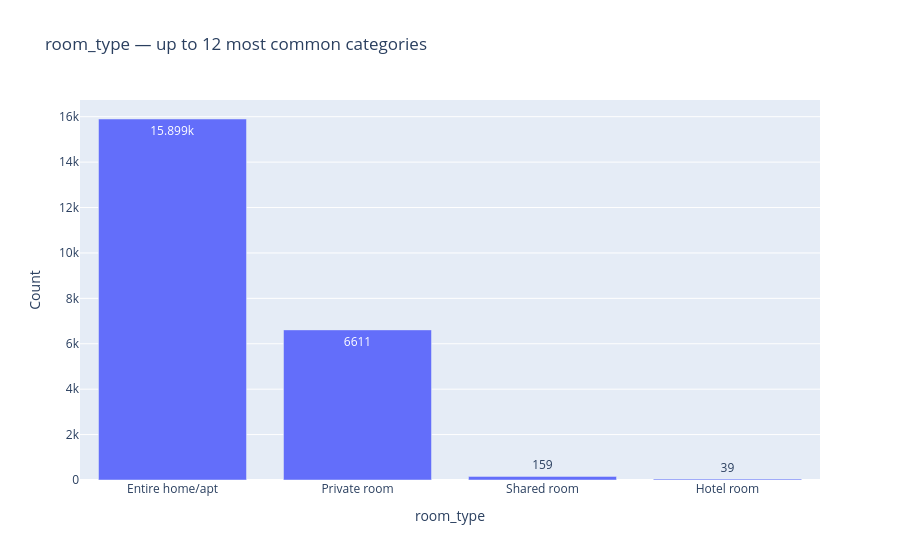
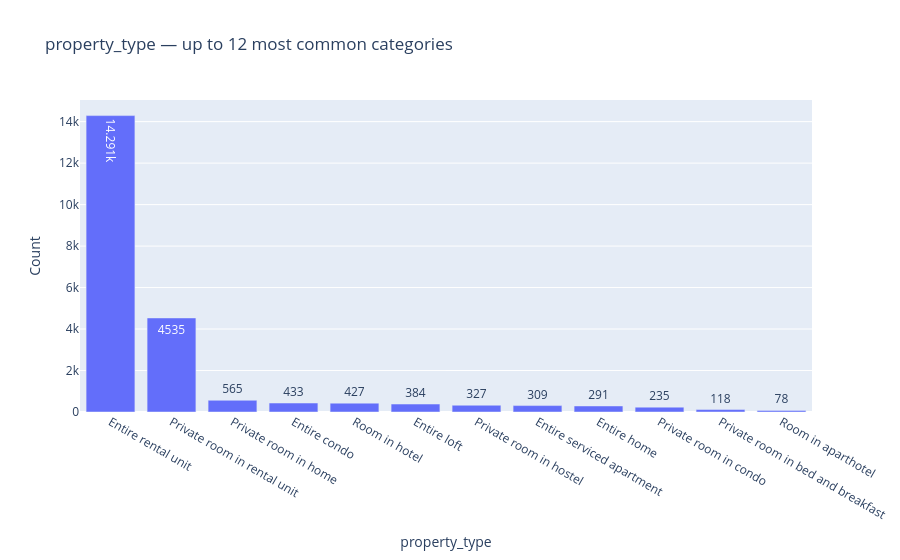
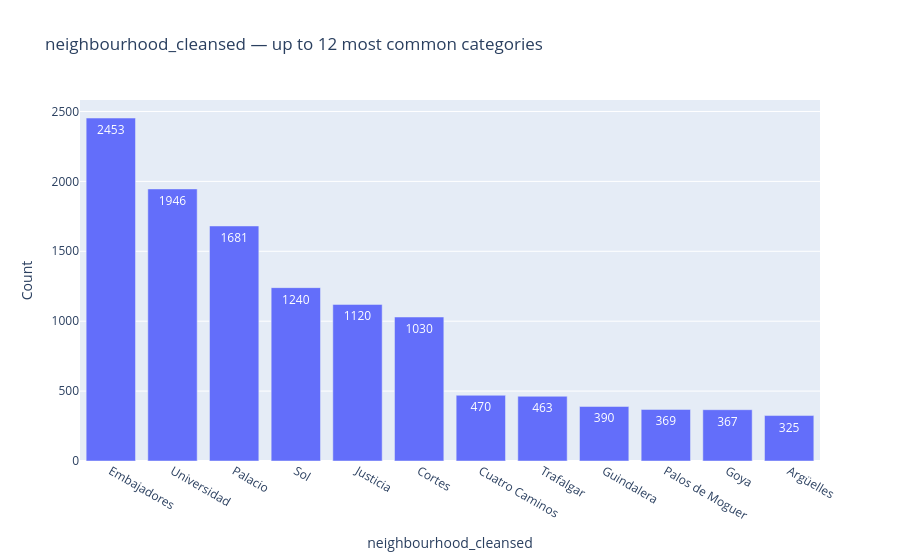

The notebook cell saved with these charts, in order:
### Markdown cell above
**Visualize** the categorical columns

### Code cell
for col in categorical_cols:
    value_counts = df[col].value_counts().head(12).reset_index()
    value_counts.columns = [col, 'Count']
    fig = px.bar(
        value_counts, x=col, y='Count', text_auto=True,
        title=f'{col} — up to 12 most common categories'
    )
    fig.show()

### Figure 1 — Plotly figure (JSON) as saved in the notebook; plotly's stock layout.template omitted (floating-point values rounded to 4 significant figures)
{"data": [{"hovertemplate": "room_type=%{x}<br>Count=%{y}<extra></extra>", "legendgroup": "", "marker": {"color": "#636efa", "pattern": {"shape": ""}}, "name": "", "orientation": "v", "showlegend": false, "textposition": "auto", "texttemplate": "%{y}", "type": "bar", "x": ["Entire home/apt", "Private room", "Shared room", "Hotel room"], "xaxis": "x", "y": [15899, 6611, 159, 39], "yaxis": "y"}], "layout": {"barmode": "relative", "legend": {"tracegroupgap": 0}, "title": {"text": "room_type — up to 12 most common categories"}, "xaxis": {"anchor": "y", "domain": [0, 1], "title": {"text": "room_type"}}, "yaxis": {"anchor": "x", "domain": [0, 1], "title": {"text": "Count"}}}}

### Figure 2 — Plotly figure (JSON) as saved in the notebook; plotly's stock layout.template omitted (floating-point values rounded to 4 significant figures)
{"data": [{"hovertemplate": "property_type=%{x}<br>Count=%{y}<extra></extra>", "legendgroup": "", "marker": {"color": "#636efa", "pattern": {"shape": ""}}, "name": "", "orientation": "v", "showlegend": false, "textposition": "auto", "texttemplate": "%{y}", "type": "bar", "x": ["Entire rental unit", "Private room in rental unit", "Private room in home", "Entire condo", "Room in hotel", "Entire loft", "Private room in hostel", "Entire serviced apartment", "Entire home", "Private room in condo", "Private room in bed and breakfast", "Room in aparthotel"], "xaxis": "x", "y": [14291, 4535, 565, 433, 427, 384, 327, 309, 291, 235, 118, 78], "yaxis": "y"}], "layout": {"barmode": "relative", "legend": {"tracegroupgap": 0}, "title": {"text": "property_type — up to 12 most common categories"}, "xaxis": {"anchor": "y", "domain": [0, 1], "title": {"text": "property_type"}}, "yaxis": {"anchor": "x", "domain": [0, 1], "title": {"text": "Count"}}}}

### Figure 3 — Plotly figure (JSON) as saved in the notebook; plotly's stock layout.template omitted (floating-point values rounded to 4 significant figures)
{"data": [{"hovertemplate": "neighbourhood_cleansed=%{x}<br>Count=%{y}<extra></extra>", "legendgroup": "", "marker": {"color": "#636efa", "pattern": {"shape": ""}}, "name": "", "orientation": "v", "showlegend": false, "textposition": "auto", "texttemplate": "%{y}", "type": "bar", "x": ["Embajadores", "Universidad", "Palacio", "Sol", "Justicia", "Cortes", "Cuatro Caminos", "Trafalgar", "Guindalera", "Palos de Moguer", "Goya", "Argüelles"], "xaxis": "x", "y": [2453, 1946, 1681, 1240, 1120, 1030, 470, 463, 390, 369, 367, 325], "yaxis": "y"}], "layout": {"barmode": "relative", "legend": {"tracegroupgap": 0}, "title": {"text": "neighbourhood_cleansed — up to 12 most common categories"}, "xaxis": {"anchor": "y", "domain": [0, 1], "title": {"text": "neighbourhood_cleansed"}}, "yaxis": {"anchor": "x", "domain": [0, 1], "title": {"text": "Count"}}}}
